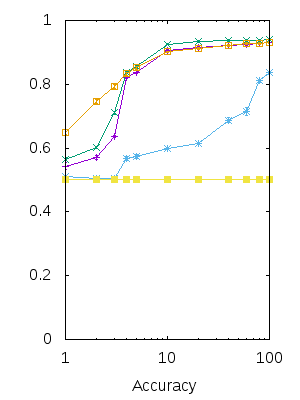

This figure's gnuplot source:
set terminal png size 300,400
set output "acica.png"

set logscale x
unset key
set yrange [0:1]
set xlabel "Accuracy"

plot "dtacica.dat" w linespoints linetype 1 title "Decision Tree", "dtacica.dat" using 1:2:3 w errorbars linetype 1 title "", \
     "rfacica.dat" w linespoints linetype 2 title "Random Forest", "rfacica.dat" using 1:2:3 w errorbars linetype 2 title "", \
     "nbacica.dat" w linespoints linetype 3 title "Naive Bayes", "nbacica.dat" using 1:2:3 w errorbars linetype 3 title "", \
     "knnacica.dat" w linespoints linetype 4 title "KNN", "knnacica.dat" using 1:2:3 w errorbars linetype 4 title "", \
     "svcacica.dat" w linespoints linetype 5 title "SVM", "svcacica.dat" using 1:2:3 w errorbars linetype 5 title ""
